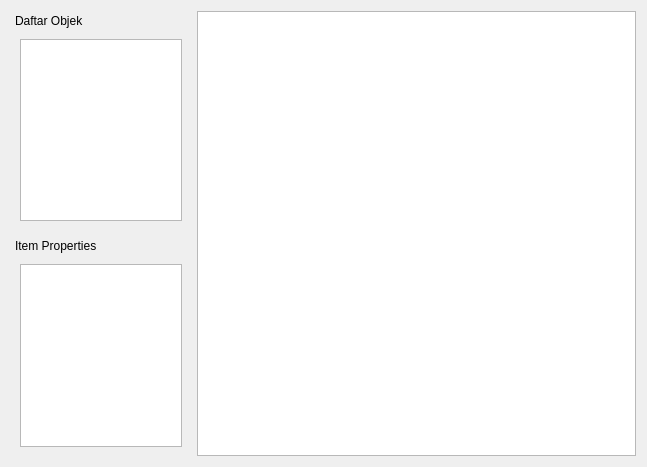
<?xml version="1.0" encoding="UTF-8"?>
<ui version="4.0">
 <class>FormDesign</class>
 <widget class="QWidget" name="FormDesign">
  <property name="geometry">
   <rect>
    <x>0</x>
    <y>0</y>
    <width>647</width>
    <height>467</height>
   </rect>
  </property>
  <property name="windowTitle">
   <string>Form</string>
  </property>
  <layout class="QGridLayout" name="gridLayout_2">
   <item row="0" column="0">
    <layout class="QGridLayout" name="gridLayout">
     <item row="0" column="0">
      <widget class="QDockWidget" name="dockWidget">
       <property name="minimumSize">
        <size>
         <width>117</width>
         <height>200</height>
        </size>
       </property>
       <property name="maximumSize">
        <size>
         <width>180</width>
         <height>524287</height>
        </size>
       </property>
       <property name="features">
        <set>QDockWidget::NoDockWidgetFeatures</set>
       </property>
       <property name="windowTitle">
        <string>Daftar Objek</string>
       </property>
       <widget class="QWidget" name="dockWidgetContents">
        <layout class="QGridLayout" name="gridLayout_4">
         <item row="0" column="0">
          <layout class="QGridLayout" name="gridLayout_3">
           <item row="0" column="0">
            <widget class="QTreeView" name="treeView_list_obj"/>
           </item>
          </layout>
         </item>
        </layout>
       </widget>
      </widget>
     </item>
     <item row="0" column="1" rowspan="2">
      <widget class="Baseview" name="graphicsView"/>
     </item>
     <item row="1" column="0">
      <widget class="QDockWidget" name="dockWidget_2">
       <property name="minimumSize">
        <size>
         <width>79</width>
         <height>200</height>
        </size>
       </property>
       <property name="maximumSize">
        <size>
         <width>180</width>
         <height>524287</height>
        </size>
       </property>
       <property name="features">
        <set>QDockWidget::NoDockWidgetFeatures</set>
       </property>
       <property name="windowTitle">
        <string>Item Properties</string>
       </property>
       <widget class="QWidget" name="dockWidgetContents_5">
        <layout class="QGridLayout" name="gridLayout_6">
         <item row="0" column="0">
          <layout class="QGridLayout" name="gridLayout_5">
           <item row="0" column="0">
            <widget class="QTreeView" name="treeView_prop_item"/>
           </item>
          </layout>
         </item>
        </layout>
       </widget>
      </widget>
     </item>
    </layout>
   </item>
  </layout>
 </widget>
 <customwidgets>
  <customwidget>
   <class>Baseview</class>
   <extends>QGraphicsView</extends>
   <header location="global">baseview.h</header>
  </customwidget>
 </customwidgets>
 <resources/>
 <connections/>
</ui>
